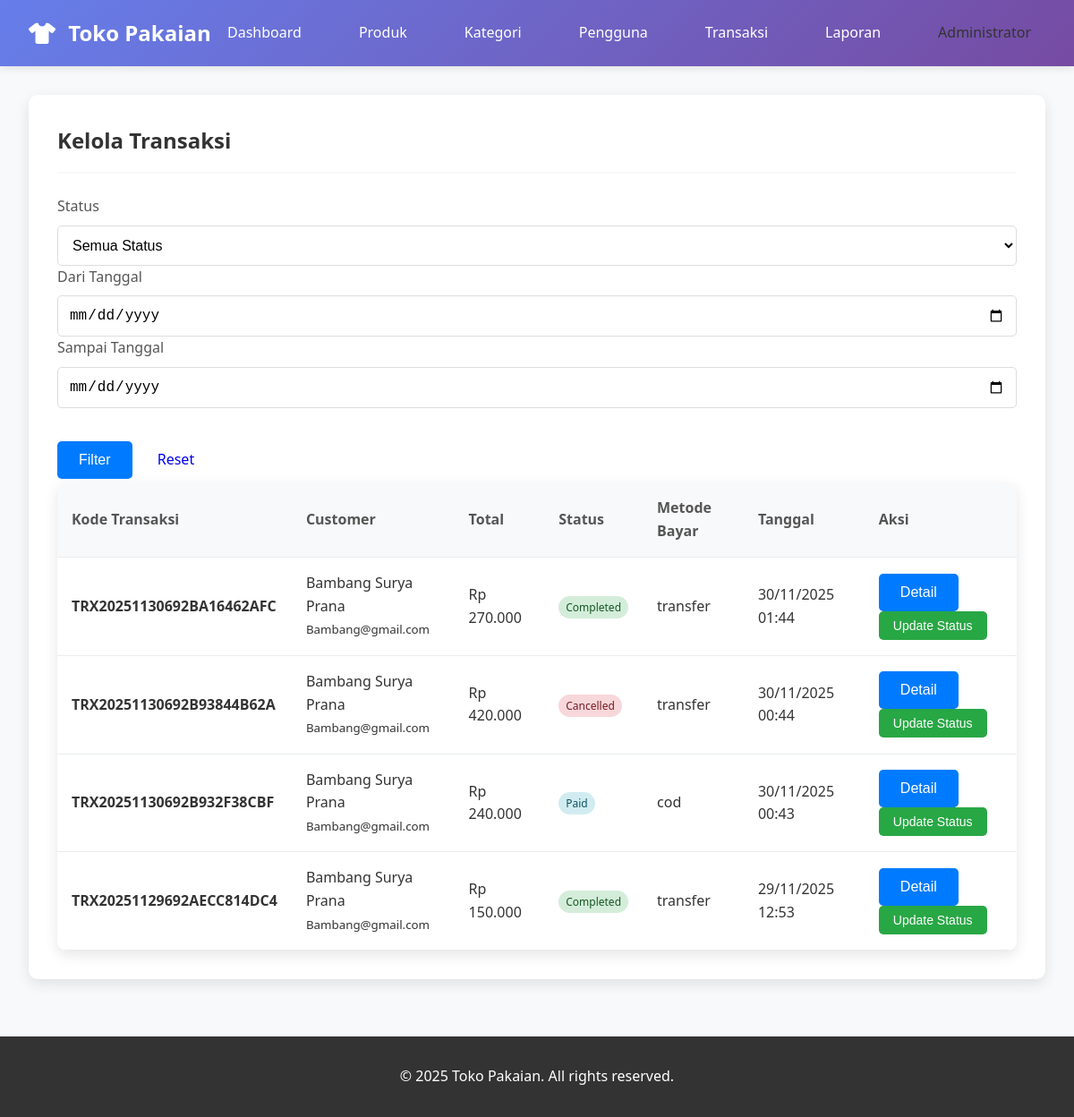
The app's page /admin/transactions.php (signed in) with its own data.
### tables this page shows
CREATE TABLE IF NOT EXISTS `transactions` (
  `id` int NOT NULL AUTO_INCREMENT,
  `user_id` int DEFAULT NULL,
  `transaction_code` varchar(50) NOT NULL,
  `total_amount` decimal(10,2) NOT NULL,
  `status` enum('pending','paid','processing','ready_pickup','shipped','completed','cancelled') DEFAULT 'pending',
  `payment_method` varchar(50) DEFAULT NULL,
  `paid_at` datetime DEFAULT NULL,
  `payment_proof` varchar(255) DEFAULT NULL,
  `shipping_address` text,
  `notes` text,
  `created_at` timestamp NULL DEFAULT CURRENT_TIMESTAMP,
  `updated_at` timestamp NULL DEFAULT CURRENT_TIMESTAMP ON UPDATE CURRENT_TIMESTAMP,
  PRIMARY KEY (`id`),
  UNIQUE KEY `transaction_code` (`transaction_code`),
  KEY `user_id` (`user_id`),
  CONSTRAINT `transactions_ibfk_1` FOREIGN KEY (`user_id`) REFERENCES `users` (`id`) ON DELETE SET NULL
);

CREATE TABLE IF NOT EXISTS `users` (
  `id` int NOT NULL AUTO_INCREMENT,
  `username` varchar(50) NOT NULL,
  `email` varchar(100) NOT NULL,
  `password` varchar(255) NOT NULL,
  `full_name` varchar(100) NOT NULL,
  `phone` varchar(20) DEFAULT NULL,
  `address` text,
  `role` enum('admin','user') DEFAULT 'user',
  `created_at` timestamp NULL DEFAULT CURRENT_TIMESTAMP,
  `updated_at` timestamp NULL DEFAULT CURRENT_TIMESTAMP ON UPDATE CURRENT_TIMESTAMP,
  PRIMARY KEY (`id`),
  UNIQUE KEY `username` (`username`),
  UNIQUE KEY `email` (`email`)
);

### includes/functions.php (called while the page is built, shortened)
<?php
function formatPrice($price) {
    return 'Rp ' . number_format($price, 0, ',', '.');
}
?>

### admin/transactions.php (the view, shortened to what this page needs)
<?php
require_once '../includes/auth.php';
include '../includes/header.php';
$date_from = $_GET['date_from'] ?? '';
$date_to = $_GET['date_to'] ?? '';
$query = "
    SELECT t.*, u.full_name, u.email, u.phone
    FROM transactions t
    LEFT JOIN users u ON t.user_id = u.id
    WHERE 1=1
";
$params = [];
$query .= " ORDER BY t.created_at DESC";
$stmt = $pdo->prepare($query);
$stmt->execute($params);
$transactions = $stmt->fetchAll(PDO::FETCH_ASSOC);
?>
<link rel="stylesheet" href="../assets/css/style.css">
<div class="card">
    <div class="card-header">
        <h2 class="card-title">Kelola Transaksi</h2>
    </div>
    <div class="card-body">
        <form method="GET" class="row g-3">
            <div class="col-md-3">
                <label class="form-label">Status</label>
                <select name="status" class="form-select">
                    <option value="">Semua Status</option>
                </select>
            </div>
            <div class="col-md-3">
                <label class="form-label">Dari Tanggal</label>
                <input type="date" name="date_from" class="form-control" value="<?php echo $date_from; ?>">
            </div>
            <div class="col-md-3">
                <label class="form-label">Sampai Tanggal</label>
                <input type="date" name="date_to" class="form-control" value="<?php echo $date_to; ?>">
            </div>
            <div class="col-md-3">
                <label class="form-label">&nbsp;</label>
                <div>
                    <button type="submit" class="btn btn-primary">Filter</button>
                    <a href="transactions.php" class="btn">Reset</a>
                </div>
            </div>
        </form>
    </div>
    <div class="card-body">
        <div class="table-responsive">
            <table class="table">
                <thead>
                    <tr>
                        <th>Kode Transaksi</th>
                        <th>Customer</th>
                        <th>Total</th>
                        <th>Status</th>
                        <th>Metode Bayar</th>
                        <th>Tanggal</th>
                        <th>Aksi</th>
                    </tr>
                </thead>
                <tbody>
                    <?php foreach ($transactions as $transaction): ?>
                        <tr>
                            <td>
                                <strong><?php echo $transaction['transaction_code']; ?></strong>
                            </td>
                            <td>
                                <div><?php echo $transaction['full_name']; ?></div>
                                <small class="text-muted"><?php echo $transaction['email']; ?></small>
                            </td>
                            <td><?php echo formatPrice($transaction['total_amount']); ?></td>
                            <td>
                                <span class="badge badge-<?php echo $transaction['status']; ?>">
                                    <?php echo ucfirst(str_replace('_', ' ', $transaction['status'])); ?>
                                </span>
                            </td>
                            <td><?php echo $transaction['payment_method'] ?: '-'; ?></td>
                            <td><?php echo date('d/m/Y H:i', strtotime($transaction['created_at'])); ?></td>
                            <td>
                                <button class="btn btn-sm btn-primary" onclick="showDetail(<?php echo $transaction['id']; ?>)">Detail</button>
                                <button class="btn btn-sm btn-success" onclick="showUpdateForm(<?php echo $transaction['id']; ?>)">Update Status</button>
                            </td>
                        </tr>
                    <?php endforeach; ?>
                </tbody>
            </table>
        </div>
    </div>
</div>
<?php include '../includes/footer.php'; ?>

### assets/css/style.css (style rules this page uses)
* { margin: 0; padding: 0; box-sizing: border-box; }
body { font-family: 'Segoe UI', Tahoma, Geneva, Verdana, sans-serif; line-height: 1.6; color: #333; background-color: #f8f9fa; }
.card { background: white; border-radius: 10px; padding: 2rem; box-shadow: 0 5px 15px rgba(0,0,0,0.1); margin-bottom: 2rem; }
.card-header { display: flex; justify-content: between; align-items: center; margin-bottom: 1.5rem; padding-bottom: 1rem; border-bottom: 2px solid #f8f9fa; }
.card-title { font-size: 1.5rem; font-weight: 600; color: #333; }
.btn { display: inline-block; padding: 0.75rem 1.5rem; border: none; border-radius: 5px; text-decoration: none; text-align: center; cursor: pointer; transition: all 0.3s; font-weight: 500; }
.btn-primary { background: linear-gradient(135deg, #667eea 0%, #764ba2 100%); color: white; }
.btn-success { background-color: #28a745; color: white; }
.btn-sm { padding: 0.5rem 1rem; font-size: 0.875rem; }
.form-label { display: block; margin-bottom: 0.5rem; font-weight: 500; color: #555; }
.form-control { width: 100%; padding: 0.75rem; border: 2px solid #e9ecef; border-radius: 5px; font-size: 1rem; transition: border-color 0.3s; }
.form-select { width: 100%; padding: 0.75rem; border: 2px solid #e9ecef; border-radius: 5px; font-size: 1rem; background-color: white; }
.table { width: 100%; border-collapse: collapse; background: white; border-radius: 10px; overflow: hidden; box-shadow: 0 5px 15px rgba(0,0,0,0.1); }
.table th, .table td { padding: 1rem; text-align: left; border-bottom: 1px solid #e9ecef; }
.table th { background-color: #f8f9fa; font-weight: 600; color: #555; }
.badge { padding: 0.5rem 1rem; border-radius: 20px; font-size: 0.875rem; font-weight: 500; }
.badge-paid { background: #d1ecf1; color: #0c5460; }
.badge-completed { background: #d4edda; color: #155724; }
.badge-cancelled { background: #f8d7da; color: #721c24; }
.badge { padding: 0.25rem 0.5rem; border-radius: 15px; font-size: 0.75rem; font-weight: 500; }
.form-control { width: 100%; padding: 0.75rem; border: 1px solid #ddd; border-radius: 5px; font-size: 1rem; }
.form-select { width: 100%; padding: 0.75rem; border: 1px solid #ddd; border-radius: 5px; font-size: 1rem; background-color: white; }
.btn-primary { background: #007bff; color: white; border: none; padding: 0.75rem 1.5rem; border-radius: 5px; cursor: pointer; font-size: 1rem; }

### records on screen
transactions: transaction_code "TRX20251130692BA16462AFC", user.full_name "Bambang Surya Prana", user.email "Bambang@gmail.com", total_amount "Rp 270.000", status "Completed", payment_method "transfer", created_at "30/11/2025 01:44"
transactions: transaction_code "TRX20251130692B93844B62A", user.full_name "Bambang Surya Prana", user.email "Bambang@gmail.com", total_amount "Rp 420.000", status "Cancelled", payment_method "transfer", created_at "30/11/2025 00:44"
transactions: transaction_code "TRX20251130692B932F38CBF", user.full_name "Bambang Surya Prana", user.email "Bambang@gmail.com", total_amount "Rp 240.000", status "Paid", payment_method "cod", created_at "30/11/2025 00:43"
transactions: transaction_code "TRX20251129692AECC814DC4", user.full_name "Bambang Surya Prana", user.email "Bambang@gmail.com", total_amount "Rp 150.000", status "Completed", payment_method "transfer", created_at "29/11/2025 12:53"

### other values on screen
$_SESSION['full_name'] "Administrator"
